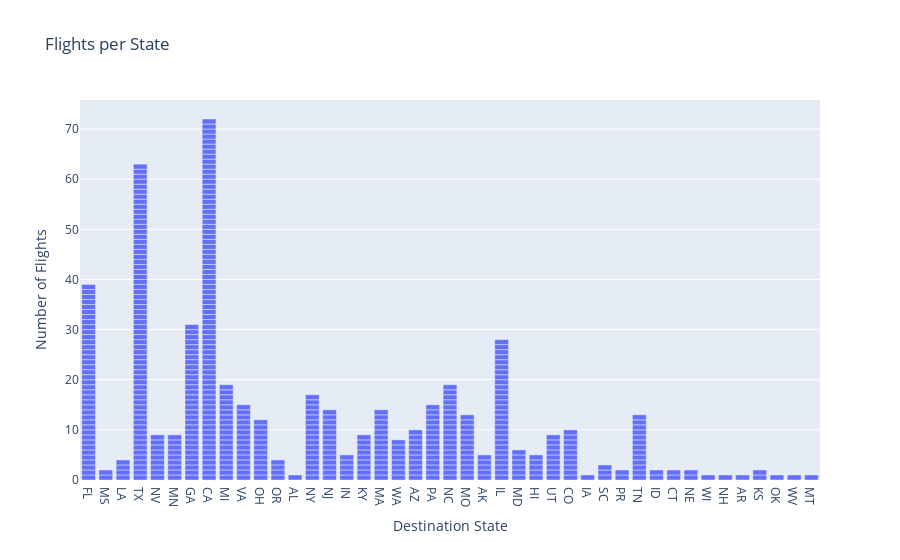

Notebook source saved alongside this figure:
### Markdown cell above
#### Bar chart

### Code cell
#Lets check the number of flights to a particular destination state
import plotly.express as px #we shall use plotly.express for our purpose. There seem to be no need to develop a seperate canvas here
fig = px.bar(x = airline_sample["DestState"], y = airline_sample["Flights"], title = "Flights per State", labels = dict(x = "Destination State", y = "Number of Flights"))
#see how the express can label the data without needing fig.update_layout
fig.show()
#it is interesting how plotly creates a long graph, it looks high-end.

### Figure 1 — Plotly figure (JSON) as saved in the notebook; plotly's stock layout.template omitted (floating-point values rounded to 4 significant figures; data arrays with more than 128 entries replaced by an {"elided": "..."} marker saying what was removed)
{"data": [{"hovertemplate": "Destination State=%{x}<br>Number of Flights=%{y}<extra></extra>", "legendgroup": "", "marker": {"color": "#636efa", "pattern": {"shape": ""}}, "name": "", "orientation": "v", "showlegend": false, "textposition": "auto", "type": "bar", "x": {"elided": "500 str values"}, "xaxis": "x", "y": {"elided": "500 float values"}, "yaxis": "y"}], "layout": {"autosize": true, "barmode": "relative", "legend": {"tracegroupgap": 0}, "title": {"text": "Flights per State"}, "xaxis": {"anchor": "y", "autorange": true, "domain": [0, 1], "range": [-0.5, 42.5], "title": {"text": "Destination State"}, "type": "category"}, "yaxis": {"anchor": "x", "autorange": true, "domain": [0, 1], "range": [0, 75.79], "title": {"text": "Number of Flights"}, "type": "linear"}}}
